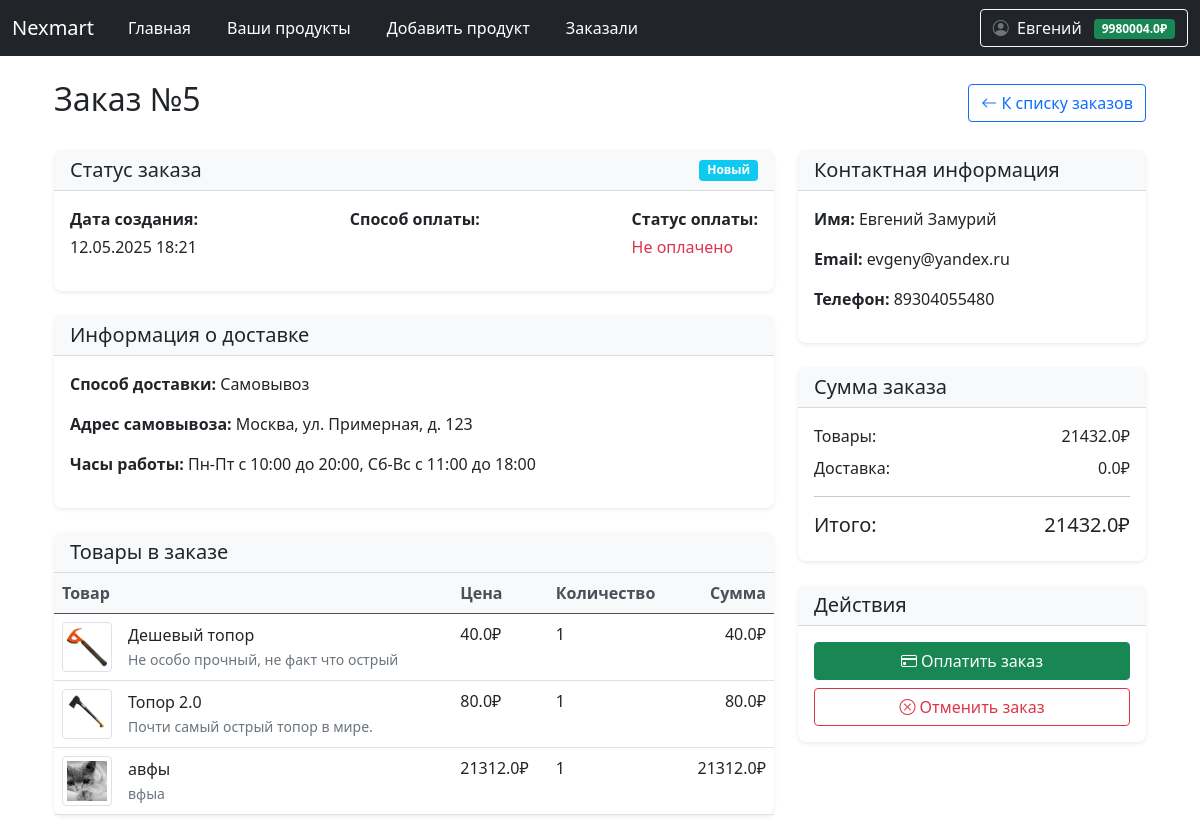
The page /user/order/5 (signed in) on the database its author committed.
### data/user.py (models this page shows, shortened)
class User(SqlAlchemyBase, UserMixin):
    __tablename__ = 'users'
    id = Column(Integer, primary_key=True, autoincrement=True)
    email = Column(String, unique=True, nullable=False)
    hashed_password = Column(String, nullable=False)
    surname = Column(String, nullable=False)
    name = Column(String, nullable=False)
    modified_date = Column(DateTime)
    balance = Column(Float, default=0.0, nullable=False)
    products = relationship("Product", back_populates="user")

### data/order.py (models this page shows)
class Order(SqlAlchemyBase):
    __tablename__ = 'orders'
    id = sqlalchemy.Column(sqlalchemy.Integer, primary_key=True, autoincrement=True)
    user_id = sqlalchemy.Column(sqlalchemy.Integer, sqlalchemy.ForeignKey("users.id"))
    created_date = sqlalchemy.Column(sqlalchemy.DateTime, default=datetime.datetime.now)
    status = sqlalchemy.Column(sqlalchemy.String, default='new')  # new, paid, delivered, completed, cancelled
    total_price = sqlalchemy.Column(sqlalchemy.Float, nullable=False)
    name = sqlalchemy.Column(sqlalchemy.String, nullable=False)
    surname = sqlalchemy.Column(sqlalchemy.String, nullable=False)
    email = sqlalchemy.Column(sqlalchemy.String, nullable=False)
    phone = sqlalchemy.Column(sqlalchemy.String, nullable=False)
    delivery_type = sqlalchemy.Column(sqlalchemy.String, nullable=False)  # self_pickup, pickup_point
    delivery_service = sqlalchemy.Column(sqlalchemy.String, nullable=True)  # yandex, wildberries, ozon, pochta, cdek
    pvz_info = sqlalchemy.Column(sqlalchemy.String, nullable=True)  # JSON с информацией о ПВЗ
    delivery_cost = sqlalchemy.Column(sqlalchemy.Float, default=0.0)
    payment_method = sqlalchemy.Column(sqlalchemy.String, nullable=False)  # balance, card, cod
    is_paid = sqlalchemy.Column(sqlalchemy.Boolean, default=False)
    payment_date = sqlalchemy.Column(sqlalchemy.DateTime, nullable=True)
    comment = sqlalchemy.Column(sqlalchemy.Text, nullable=True)
    user = orm.relationship('User')
    items = orm.relationship('OrderItem', back_populates='order', cascade='all, delete-orphan')

class OrderItem(SqlAlchemyBase):
    __tablename__ = 'order_items'
    id = sqlalchemy.Column(sqlalchemy.Integer, primary_key=True, autoincrement=True)
    user_id = sqlalchemy.Column(sqlalchemy.Integer, sqlalchemy.ForeignKey("users.id"))
    product_id = sqlalchemy.Column(sqlalchemy.Integer, sqlalchemy.ForeignKey("products.id"))
    amount = sqlalchemy.Column(sqlalchemy.Integer, default=1)
    is_in_order = sqlalchemy.Column(sqlalchemy.Boolean, default=False)
    order_id = sqlalchemy.Column(sqlalchemy.Integer, sqlalchemy.ForeignKey("orders.id"), nullable=True)
    user = orm.relationship('User')
    product = orm.relationship('Product')
    order = orm.relationship('Order', back_populates='items')

### data/product.py (models this page shows, shortened)
class Product(SqlAlchemyBase):
    __tablename__ = 'products'
    id = sqlalchemy.Column(sqlalchemy.Integer, primary_key=True, autoincrement=True)
    name = sqlalchemy.Column(sqlalchemy.String, nullable=False)
    price = sqlalchemy.Column(sqlalchemy.Float, nullable=False)
    description = sqlalchemy.Column(sqlalchemy.Text)
    created_date = sqlalchemy.Column(sqlalchemy.DateTime, default=datetime.datetime.now)
    open = sqlalchemy.Column(sqlalchemy.Boolean)  # открыт ли продукт для общего доступа
    amount_available = sqlalchemy.Column(sqlalchemy.Integer)  # сколько есть продукта для продажи
    amount_sell = sqlalchemy.Column(sqlalchemy.Integer)  # сколько продано для статистики
    image = sqlalchemy.Column(sqlalchemy.String)
    user_id = sqlalchemy.Column(sqlalchemy.Integer, sqlalchemy.ForeignKey('users.id'))
    user = sqlalchemy.orm.relationship('User', back_populates='products')

### main.py (the view)
@app.route('/user/order/<int:order_id>')
@login_required
def user_order_details(order_id):
    db_sess = db_session.create_session()
    order = db_sess.query(Order).filter(
        Order.id == order_id,
        Order.user_id == current_user.id
    ).first()
    if not order:
        flash('Заказ не найден', 'danger')
        return redirect('/user/orders')
    return render_template('order_details.html', order=order)

### templates/order_details.html (shortened to what this page needs)
{% extends "base.html" %}
{% block content %}
<div class="container">
    <div class="d-flex justify-content-between align-items-center mb-4">
        <h2>Заказ №{{ order.id }}</h2>
        <a href="/user/orders" class="btn btn-outline-primary">
            <i class="bi bi-arrow-left"></i> К списку заказов
        </a>
    </div>
    <div class="row">
        <div class="col-lg-8">
            <div class="card mb-4">
                <div class="card-header bg-light d-flex justify-content-between align-items-center">
                    <h5 class="mb-0">Статус заказа</h5>
                    {% if order.status == 'new' %}
                    <span class="badge bg-info">Новый</span>
                    {% elif order.status == 'paid' %}
                    <span class="badge bg-success">Оплачен</span>
                    {% elif order.status == 'delivered' %}
                    <span class="badge bg-primary">Доставлен</span>
                    {% elif order.status == 'completed' %}
                    <span class="badge bg-success">Завершен</span>
                    {% elif order.status == 'cancelled' %}
                    <span class="badge bg-danger">Отменен</span>
                    {% endif %}
                </div>
                <div class="card-body">
                    <div class="d-flex justify-content-between">
                        <div>
                            <p class="mb-1"><strong>Дата создания:</strong></p>
                            <p>{{ order.created_date.strftime('%d.%m.%Y %H:%M') }}</p>
                        </div>
                        <div>
                            <p class="mb-1"><strong>Способ оплаты:</strong></p>
                        </div>
                        <div>
                            <p class="mb-1"><strong>Статус оплаты:</strong></p>
                            <p>{% if order.is_paid %}<span class="text-success">Оплачено</span>{% else %}<span class="text-danger">Не оплачено</span>{% endif %}</p>
                        </div>
                    </div>
                </div>
            </div>
            <div class="card mb-4">
                <div class="card-header bg-light">
                    <h5 class="mb-0">Информация о доставке</h5>
                </div>
                <div class="card-body">
                    <p><strong>Способ доставки:</strong>
                        {% if order.delivery_type == 'self_pickup' %}
                        Самовывоз
                        {% elif order.delivery_type == 'pickup_point' %}
                        Пункт выдачи заказов
                        {% endif %}
                    </p>
                    {% if order.delivery_type == 'pickup_point' and order.pvz_info %}
                    {% set pvz = order.pvz_info|tojson|fromjson %}
                    <p><strong>Служба доставки:</strong>
                        {% if order.delivery_service == 'yandex' %}
                        Яндекс.Маркет
                        {% elif order.delivery_service == 'wildberries' %}
                        Wildberries
                        {% elif order.delivery_service == 'ozon' %}
                        Ozon
                        {% elif order.delivery_service == 'pochta' %}
                        Почта России
                        {% elif order.delivery_service == 'cdek' %}
                        СДЭК
                        {% endif %}
                    </p>
                    <p><strong>Пункт выдачи:</strong> {{ pvz.name }}</p>
                    <p><strong>Адрес:</strong> {{ pvz.address }}</p>
                    <p><strong>Часы работы:</strong> {{ pvz.hours }}</p>
                    {% elif order.delivery_type == 'self_pickup' %}
                    <p><strong>Адрес самовывоза:</strong> Москва, ул. Примерная, д. 123</p>
                    <p><strong>Часы работы:</strong> Пн-Пт с 10:00 до 20:00, Сб-Вс с 11:00 до 18:00</p>
                    {% endif %}
                </div>
            </div>
            <div class="card mb-4">
                <div class="card-header bg-light">
                    <h5 class="mb-0">Товары в заказе</h5>
                </div>
                <div class="card-body p-0">
                    <div class="table-responsive">
                        <table class="table table-hover m-0">
                            <thead>
                                <tr>
                                    <th>Товар</th>
                                    <th>Цена</th>
                                    <th>Количество</th>
                                    <th class="text-end">Сумма</th>
                                </tr>
                            </thead>
                            <tbody>
                                {% for item in order.items %}
                                <tr>
                                    <td>
                                        <div class="d-flex align-items-center">
                                            {% if item.product.image %}
                                            <img src="{{ url_for('static', filename='upload/' + item.product.image) }}"
                                                 class="img-thumbnail me-3" alt="{{ item.product.name }}"
                                                 style="width: 50px; height: 50px; object-fit: cover;">
                                            {% else %}
                                            <div class="bg-light text-center me-3" style="width: 50px; height: 50px; line-height: 50px;">
                                                <i class="bi bi-image text-muted"></i>
                                            </div>
                                            {% endif %}
                                            <div>
                                                <p class="mb-0">{{ item.product.name }}</p>
                                                <small class="text-muted">{{ item.product.description|truncate(50) }}</small>
                                            </div>
                                        </div>
                                    </td>
                                    <td>{{ item.product.price }}₽</td>
                                    <td>{{ item.amount }}</td>
                                    <td class="text-end">{{ item.product.price * item.amount }}₽</td>
                                </tr>
                                {% endfor %}
                            </tbody>
                        </table>
                    </div>
                </div>
            </div>
        </div>
        <div class="col-lg-4">
            <div class="card mb-4">
                <div class="card-header bg-light">
                    <h5 class="mb-0">Контактная информация</h5>
                </div>
                <div class="card-body">
                    <p><strong>Имя:</strong> {{ order.name }} {{ order.surname }}</p>
                    <p><strong>Email:</strong> {{ order.email }}</p>
                    <p><strong>Телефон:</strong> {{ order.phone }}</p>
                </div>
            </div>
            <div class="card mb-4">
                <div class="card-header bg-light">
                    <h5 class="mb-0">Сумма заказа</h5>
                </div>
                <div class="card-body">
                    <div class="d-flex justify-content-between mb-2">
                        <span>Товары:</span>
                        <span>{{ order.total_price - order.delivery_cost }}₽</span>
                    </div>
                    <div class="d-flex justify-content-between mb-3">
                        <span>Доставка:</span>
                        <span>{{ order.delivery_cost }}₽</span>
                    </div>
                    <hr>
                    <div class="d-flex justify-content-between">
                        <span class="h5">Итого:</span>
                        <span class="h5">{{ order.total_price }}₽</span>
                    </div>
                </div>
            </div>
            <div class="card mb-4">
                <div class="card-header bg-light">
                    <h5 class="mb-0">Действия</h5>
                </div>
                <div class="card-body">
                    {% if not order.is_paid and order.status != 'cancelled' %}
                    <a href="/user/order/pay/{{ order.id }}" class="btn btn-success w-100 mb-2">
                        <i class="bi bi-credit-card"></i> Оплатить заказ
                    </a>
                    {% endif %}
                    {% if order.status == 'new' or order.status == 'paid' %}
                    <a href="#" class="btn btn-outline-danger w-100">
                        <i class="bi bi-x-circle"></i> Отменить заказ
                    </a>
                    {% endif %}
                </div>
            </div>
        </div>
    </div>
</div>
{% endblock %}

### templates/base.html (shortened to what this page needs)
<!doctype html>
<html lang="ru">
<head>
                    <link href="https://cdn.jsdelivr.net/npm/bootstrap@5.0.2/dist/css/bootstrap.min.css" rel="stylesheet">
                    <link rel="stylesheet" href="https://cdn.jsdelivr.net/npm/bootstrap-icons@1.8.1/font/bootstrap-icons.css">
    <link rel="stylesheet" href="{{ url_for('static', filename='css/style.css') }}">
    <link rel="stylesheet" href="https://cdnjs.cloudflare.com/ajax/libs/font-awesome/6.5.1/css/all.min.css">
    <link rel="stylesheet" href="{{ url_for('static', filename='css/auth_styles.css') }}">
</head>
<body>
<header>
    <nav class="navbar navbar-expand-md navbar-dark bg-dark" aria-label="Fourth navbar example">
        <div class="container-fluid">
          <a class="navbar-brand" href="#">Nexmart</a>
          <div class="collapse navbar-collapse" id="navbarsExample04">
            <ul class="navbar-nav me-auto mb-2 mb-md-0">
              <li class="nav-item">
                <a class="nav-link active" aria-current="page" href="/">Главная</a>
              </li>
                {% if not current_user.is_authenticated %}
                <li class="nav-item">
                <a class="nav-link active" aria-current="page" href="/register"></a>
              </li>
                <li class="nav-item">
                <a class="nav-link active" aria-current="page" href="/login"></a>
              </li>
                {% else %}
                <li class="nav-item">
                <a class="nav-link active" href="/user/products">Ваши продукты</a>
              </li>
                <li class="nav-item">
                <a class="nav-link active" href="/user/products/add">Добавить продукт</a>
              </li>
                <li class="nav-item">
                <a class="nav-link active" href="/user/products/orders">Заказали</a>
              </li>
                {% endif %}
            </ul>
            {% if current_user.is_authenticated %}
            <div class="d-flex align-items-center">
              <div class="dropdown">
                <button class="btn btn-outline-light dropdown-toggle" type="button" id="profileDropdown" data-bs-toggle="dropdown" aria-expanded="false">
                  <i class="bi bi-person-circle me-1"></i>
                  {{ current_user.name }}
                  <span class="badge bg-success ms-2">{{ current_user.balance }}₽</span>
                </button>
              </div>
            </div>
            {% else %}
            <div class="d-flex">
              <a href="/login" class="btn btn-outline-light me-2">Войти</a>
              <a href="/register" class="btn btn-success">Регистрация</a>
            </div>
            {% endif %}
          </div>
        </div>
      </nav>
</header>
<div class="container mt-4">
    {% block content %}{% endblock %}
</div>
</body>
</html>

### rows shown on the page
User: name "Евгений", balance "9980004.0"
Order: id "5", created_date "12.05.2025 18:21", name "Евгений", surname "Замурий", email "evgeny@yandex.ru", phone "89304055480", order.total_price-order.delivery_cost "21432.0", delivery_cost "0.0", total_price "21432.0"
OrderItem: image (picture), product.name "Дешевый топор", product.description "Не особо прочный, не факт что острый", product.price "40.0", amount "1", item.product.price*item.amount "40.0"
OrderItem: image (picture), product.name "Топор 2.0", product.description "Почти самый острый топор в мире.", product.price "80.0", amount "1", item.product.price*item.amount "80.0"
OrderItem: image (picture), product.name "авфы", product.description "вфыа", product.price "21312.0", amount "1", item.product.price*item.amount "21312.0"
